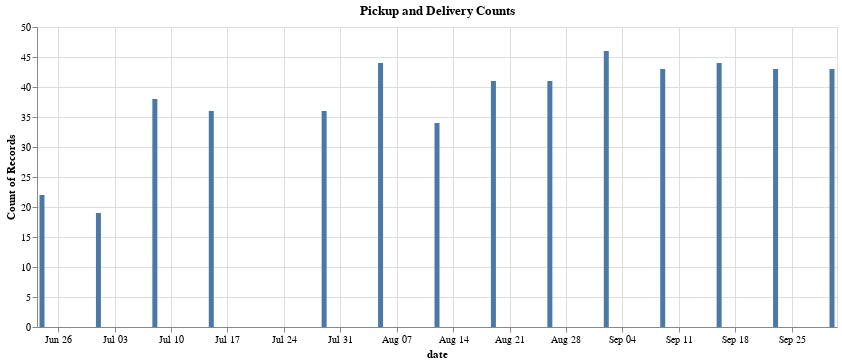

This figure's notebook cell:
### Markdown cell above
Create a basic bar chart
- altair can handle the aggregation (`y='count()'`)
- optionally specify `:N` for nominal (categorical), `:O` for ordinal (ordered category) `:Q` for quantitative, or `:T` for temporal
- if you don't specify, Altair will guess the best default

### Code cell
alt.Chart(df[mask]).mark_bar().encode(
    x='date:T',
    y='count():Q'
).properties(title='Pickup and Delivery Counts', width=800)

### Figure 1 — Vega-Lite specification as saved in the notebook (floating-point values rounded to 4 significant figures; data arrays with more than 128 entries replaced by an {"elided": "..."} marker saying what was removed)
{"config": {"view": {"continuousWidth": 400, "continuousHeight": 300}}, "data": {"name": "data-2d7fc4e2ded173004e68b30ad2bd637b"}, "mark": "bar", "encoding": {"x": {"field": "date", "type": "temporal"}, "y": {"aggregate": "count", "type": "quantitative"}}, "title": "Pickup and Delivery Counts", "width": 800, "$schema": "https://vega.github.io/schema/vega-lite/v4.17.0.json", "datasets": {"data-2d7fc4e2ded173004e68b30ad2bd637b": {"elided": "530 records"}}}
